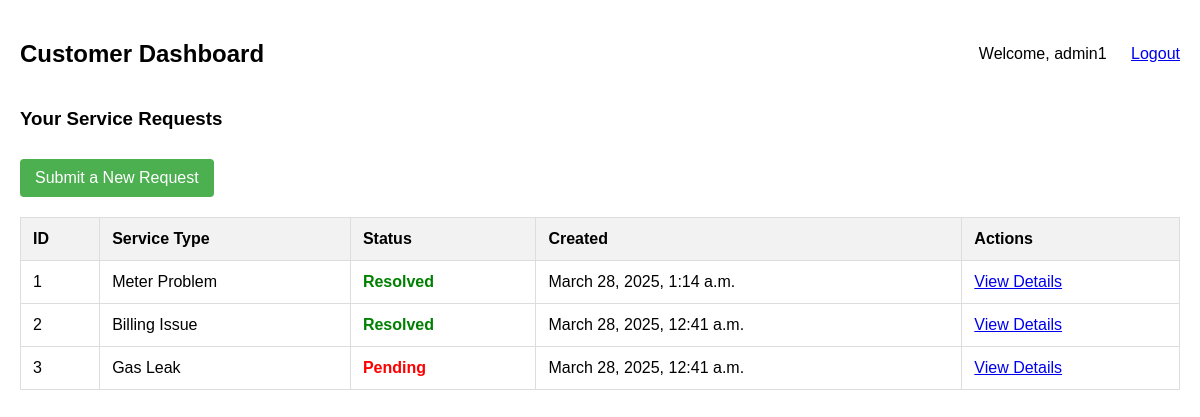
The app's page /dashboard/ (signed in) with its own data.
### accounts/models.py (models this page shows, shortened)
class User(AbstractUser):
    ROLE_CHOICES = (
        ('customer', 'Customer'),
        ('support_staff', 'Support Staff'),
    )
    role = models.CharField(
        max_length=20,
        choices=ROLE_CHOICES,
        default='customer',
        verbose_name=_("User Role"),
        help_text=_("Determines the user's permissions and access level")
    )
    created_at = models.DateTimeField(auto_now_add=True)
    updated_at = models.DateTimeField(auto_now=True)
    class Meta:
        verbose_name = _("User")
        verbose_name_plural = _("Users")
        ordering = ['-date_joined']

### requests/models.py (models this page shows, shortened)
class ServiceRequest(models.Model):
    STATUS_CHOICES = [
        ('Pending', 'Pending'),
        ('In Progress', 'In Progress'),
        ('Resolved', 'Resolved'),
    ]
    PRIORITY_CHOICES = [
        ('Low', 'Low'),
        ('Medium', 'Medium'),
        ('High', 'High'),
        ('Urgent', 'Urgent'),
    ]
    SERVICE_TYPES = [
        ('New Connection', 'New Connection'),
        ('Billing Issue', 'Billing Issue'),
        ('Gas Leak', 'Gas Leak'),
        ('Meter Problem', 'Meter Problem'),
        ('Other', 'Other'),
    ]
    customer = models.ForeignKey(
        Customer,
        on_delete=models.CASCADE,
        related_name='service_requests'
    )
    service_type = models.CharField(
        max_length=100,
        choices=SERVICE_TYPES,
        help_text="Type of service requested"
    )
    description = models.TextField(help_text="Detailed description of the issue")
    attached_file = models.FileField(
        upload_to='service_requests/',
        blank=True,
        null=True,
        help_text="Supporting documentation or images"
    )
    status = models.CharField(
        max_length=20,
        choices=STATUS_CHOICES,
        default='Pending',
        db_index=True
    )
    priority = models.CharField(
        max_length=20,
        choices=PRIORITY_CHOICES,
        default='Medium',
        db_index=True
    )
    created_at = models.DateTimeField(auto_now_add=True, db_index=True)
    updated_at = models.DateTimeField(auto_now=True)
    resolved_at = models.DateTimeField(blank=True, null=True)
    notes = models.TextField(
        blank=True,
        null=True,
        help_text="Support staff notes"
    )
    assigned_to = models.ForeignKey(
        SupportRepresentative,
        on_delete=models.SET_NULL,
        null=True,
        blank=True,
        related_name='assigned_requests'
    )
    class Meta:
        verbose_name = "Service Request"
        verbose_name_plural = "Service Requests"
        ordering = ['-created_at']
        indexes = [
            models.Index(fields=['customer', 'status']),
            models.Index(fields=['status', 'created_at']),
            models.Index(fields=['priority', 'status']),
        ]

### requests/views.py (the view)
# urls.py: path('dashboard/', dashboard, name='dashboard'),
@login_required
def dashboard(request):
    if hasattr(request.user, 'role') and request.user.role == 'support_staff':
        return redirect('support_dashboard')
    try:
        customer, created = Customer.objects.get_or_create(user=request.user)
        status_filter = request.GET.get('status', '')
        service_type_filter = request.GET.get('service_type', '')
        requests_query = ServiceRequest.objects.filter(customer=customer)
        if status_filter:
            requests_query = requests_query.filter(status=status_filter)
        if service_type_filter:
            requests_query = requests_query.filter(service_type=service_type_filter)
        requests_query = requests_query.order_by('-created_at')
        paginator = Paginator(requests_query, 10)  # 10 requests per page
        page = request.GET.get('page')
        try:
            requests = paginator.page(page)
        except PageNotAnInteger:
            requests = paginator.page(1)
        except EmptyPage:
            requests = paginator.page(paginator.num_pages)
        status_choices = ServiceRequest.STATUS_CHOICES
        service_type_choices = ServiceRequest.SERVICE_TYPES
        for index, req in enumerate(requests, 1):
            req.user_request_id = index
    except Exception as e:
        logger.error(f"Error in dashboard view: {str(e)}")
        messages.error(request, "An error occurred while loading your dashboard.")
        requests = []
        status_choices = []
        service_type_choices = []
    context = {
        'requests': requests,
        'status_filter': status_filter,
        'service_type_filter': service_type_filter,
        'status_choices': status_choices,
        'service_type_choices': service_type_choices,
    }
    return render(request, 'dashboard.html', context)

### requests/templates/dashboard.html (shortened to what this page needs)
<!DOCTYPE html>
<html lang="en">
  <head>
  </head>
  <body>
    <div class="header">
      <h2>Customer Dashboard</h2>
      <div>
        <span>Welcome, {{ user.username }}</span>
        <a href="{% url 'logout' %}" style="margin-left: 20px;">Logout</a>
      </div>
    </div>
    <h3>Your Service Requests</h3>
    <a href="{% url 'submit_request' %}" class="button">Submit a New Request</a>
    <table style="margin-top: 20px;">
      <tr>
        <th>ID</th>
        <th>Service Type</th>
        <th>Status</th>
        <th>Created</th>
        <th>Actions</th>
      </tr>
      {% for request in requests %}
      <tr>
        <td>{{ request.user_request_id }}</td>
        <td>{{ request.service_type }}</td>
        <td class="status-{{ request.status|lower|cut:' ' }}">{{ request.status }}</td>
        <td>{{ request.created_at }}</td>
        <td>
          <a href="{% url 'request_detail' request.id %}">View Details</a>
        </td>
      </tr>
      {% empty %}
      <tr>
        <td colspan="5">No service requests found.</td>
      </tr>
      {% endfor %}
    </table>
  </body>
</html>

### requests/templates/dashboard.html (style rules this page uses)
body { font-family: Arial, sans-serif; margin: 0; padding: 20px; }
.header { display: flex; justify-content: space-between; align-items: center; margin-bottom: 20px; }
table { width: 100%; border-collapse: collapse; }
th, td { border: 1px solid #ddd; padding: 12px; text-align: left; }
th { background-color: #f2f2f2; }
.status-pending { color: red; font-weight: bold; }
.status-resolved { color: green; font-weight: bold; }
.button { background-color: #4CAF50; color: white; padding: 10px 15px; border: none; cursor: pointer; border-radius: 4px; text-decoration: none; display: inline-block; margin-top: 10px; }

### records on screen
User: username "admin1"
ServiceRequest: user_request_id "1", service_type "Meter Problem", status "Resolved", created_at "March 28, 2025, 1:14 a.m."
ServiceRequest: user_request_id "2", service_type "Billing Issue", status "Resolved", created_at "March 28, 2025, 12:41 a.m."
ServiceRequest: user_request_id "3", service_type "Gas Leak", status "Pending", created_at "March 28, 2025, 12:41 a.m."
